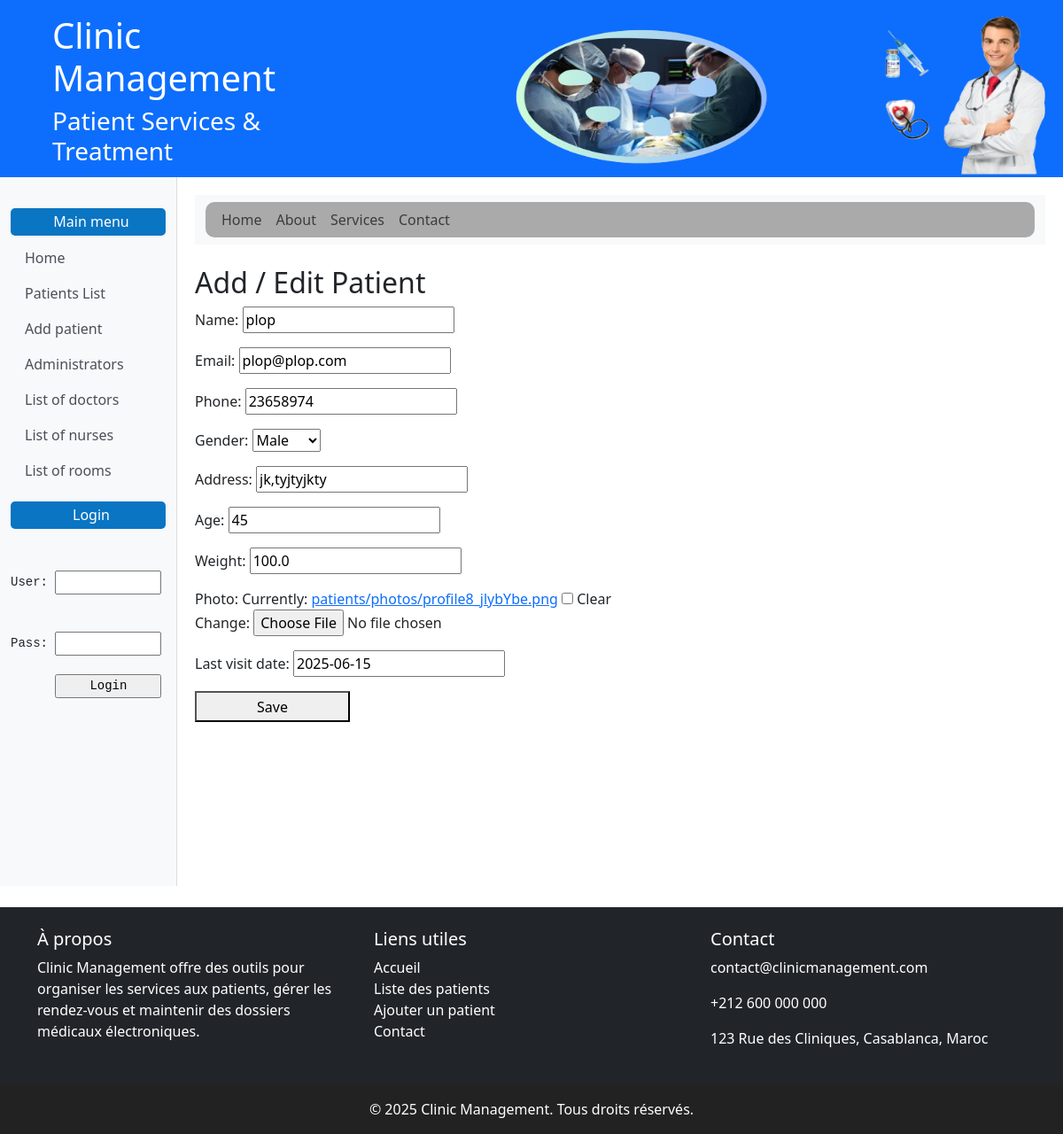
/patients/2/update/, run on the app's committed database.
### patients/models.py (models this page shows, shortened)
class Patient(models.Model):
    objects = None
    GENDER_CHOICES = [
        ('M', 'Male'),
        ('F', 'Female'),
    ]
    id = models.AutoField(primary_key=True)
    name = models.CharField(max_length=100)
    email = models.EmailField(unique=True)
    phone = models.CharField(max_length=15)
    gender = models.CharField(max_length=1, choices=GENDER_CHOICES)
    address = models.CharField(max_length=250)
    age = models.PositiveIntegerField()
    weight = models.FloatField()
    photo = models.ImageField(upload_to='patients/photos/', null=True, blank=True)
    first_visit_date = models.DateField(null=True, blank=True, editable=False)  # Non modifiable dans l'admin
    last_visit_date = models.DateField(default=date.today)  # Auto-updates on every save
    def save(self):
        if not self.first_visit_date:
            self.first_visit_date = date.today()
        super().save()

### patients/views.py (the view)
# urls.py: path('<int:pk>/update/', PatientUpdateView.as_view(), name='patient_update'),
class PatientUpdateView(UpdateView):
    model = Patient
    fields = ['name', 'email', 'phone', 'gender', 'address', 'age', 'weight', 'photo', 'last_visit_date']
    success_url = reverse_lazy('patient_list')  # Redirect after update

### templates/patients/patient_form.html (shortened to what this page needs)
{% extends 'base.html' %}
{% block content %}
<h2>Add / Edit Patient</h2>
    <form method="post" enctype="multipart/form-data">
    {{ form.as_p }}
    <button type="submit" >Save</button>
    </form>
{% endblock %}

### static/css/style.css (style rules this page uses)
button { height: 35px; width: 175px; margin-bottom: 3px; }

### data on the page
Patient: name "plop", email "plop@plop.com", phone "23658974", gender "Male", address "jk,tyjtyjkty", age "45", weight "100.0", last_visit_date "2025-06-15"
